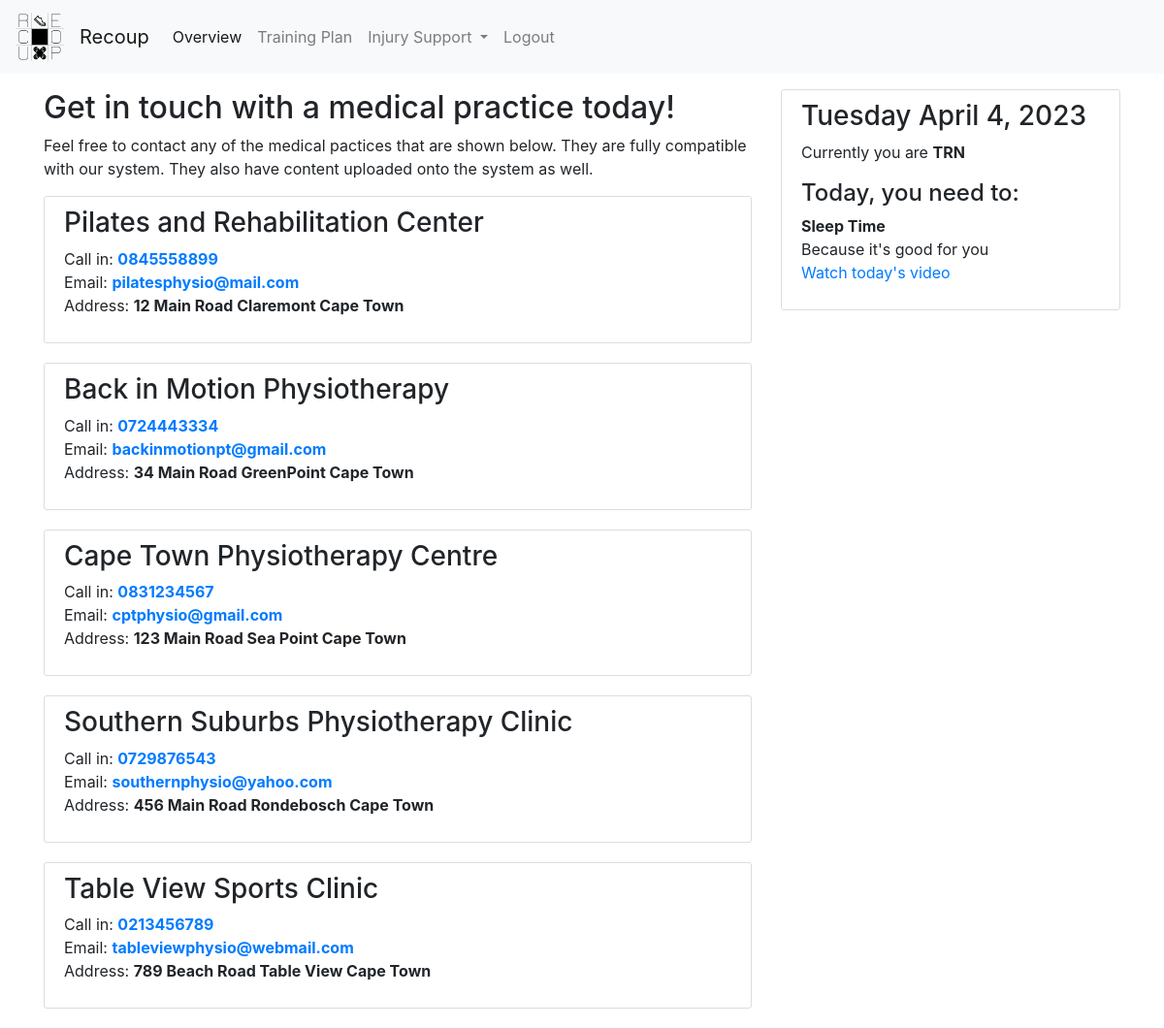
Screenshot of /training/doctor/ (signed in) with the database file from the repository.
### dashboard/models.py (models this page shows, shortened)
class Practice(models.Model):
    practice = models.CharField(max_length=100)
    owner = models.CharField(max_length=50)
    practiceNumber = models.CharField(max_length=10)
    address = models.TextField()
    contact_number = models.CharField(max_length=10)
    contact_email = models.EmailField()

class plan(models.Model):
    Monday_Title =   models.CharField(max_length=20, null=True)
    Monday_Description = models.TextField(null=True)
    Tuesday_Title =   models.CharField(max_length=20, null=True)
    Tuesday_Description = models.TextField(null=True)
    Wednesday_Title =   models.CharField(max_length=20, null=True)
    Wednesday_Description = models.TextField(null=True)
    Thursday_Title =   models.CharField(max_length=20, null=True)
    Thursday_Description = models.TextField(null=True)
    Friday_Title =   models.CharField(max_length=20, null=True)
    Friday_Description = models.TextField(null=True)
    Saturday_Title =   models.CharField(max_length=20, null=True)
    Saturday_Description = models.TextField(null=True)
    Sunday_Title =   models.CharField(max_length=20, null=True)
    Sunday_Description = models.TextField(null=True)
    Sunday_Video_url = models.CharField(max_length=60, null=True, default='ScMzIvxBSi4')
    Monday_Video_url = models.CharField(max_length=60, null=True, default='ScMzIvxBSi4')
    Tuesday_Video_url = models.CharField(max_length=60, null=True, default='ScMzIvxBSi4')
    Wednesday_Video_url = models.CharField(max_length=60, null=True, default='ScMzIvxBSi4')
    Thursday_Video_url = models.CharField(max_length=60, null=True, default='ScMzIvxBSi4')
    Friday_Video_url = models.CharField(max_length=60, null=True, default='ScMzIvxBSi4')
    Saturday_Video_url = models.CharField(max_length=60, null=True, default='ScMzIvxBSi4')
    type = models.CharField(max_length=10, choices=[('Recovery','Recovery'), ('Training', 'Training')], default='Training', null=True)

### training/views.py (the view)
# urls.py: path('doctor/', t_v.doctor, name="dr"),
@login_required
def doctor(request):
    user_plan = request.user.athelete.training_plan
    context = {
        'day': datetime.localtime().date,
        'weekday': datetime.localtime().weekday,
        'mode': user_plan.type,
        'mon' : user_plan.Monday_Title,
        'mon_d' : user_plan.Monday_Description,
        'tue' : user_plan.Tuesday_Title,
        'tue_d' : user_plan.Tuesday_Description,
        'wed' : user_plan.Wednesday_Title,
        'wed_d' : user_plan.Wednesday_Description,
        'thu' : user_plan.Thursday_Title,
        'thu_d' : user_plan.Thursday_Description,
        'fri' : user_plan.Friday_Title,
        'fri_d' : user_plan.Friday_Description,
        'sat' : user_plan.Saturday_Title,
        'sat_d' : user_plan.Saturday_Description,
        'sun' : user_plan.Sunday_Title,
        'sun_d' : user_plan.Sunday_Description,
        'sun_v' : user_plan.Sunday_Video_url,
        'mon_v' : user_plan.Monday_Video_url,
        'tue_v' : user_plan.Tuesday_Video_url,
        'wed_v' : user_plan.Wednesday_Video_url,
        'thu_v' : user_plan.Thursday_Video_url,
        'fri_v' : user_plan.Friday_Video_url,
        'sat_v' : user_plan.Saturday_Video_url,
    }
    context['title'] = 'Contact a doctor'
    context['practices'] = Practice.objects.all()
    return render(request, 'training/doctor.html', context)

### training/templates/training/doctor.html
{% extends 'training/base.html' %}
{% block main_section%}
<h2>Get in touch with a medical practice today!</h2>
<p>Feel free to contact any of the medical pactices that are shown below. They are fully compatible with our system. They also have content uploaded onto the system as well.</p>
{% for practice in practices %}
    <div style="background: #ffffff;
    padding: 10px 20px;
    border: 1px solid #dddddd;
    border-radius: 3px;
    margin-bottom: 20px;">
        <h3>{{ practice.practice }}</h3>
        <p>
            Call in: <a href="tel:{{practice.contact_number}}"><strong>{{ practice.contact_number }} </strong></a><br>
            Email: <a href="mailto:{{ practice.contact_email }}"><strong>{{ practice.contact_email }}</strong></a> <br>
            Address: <strong>{{ practice.address }}</strong>
        </p>
    </div>
{% endfor %}
{% endblock main_section%}
{% block side %}
<div style="background: #ffffff;
padding: 10px 20px;
border: 1px solid #dddddd;
border-radius: 3px;
margin-bottom: 20px;">
    <h3>{{ day|date:"l" }} {{day}}</h3>
    <div>
        <p>Currently you are <strong>{{ mode }}</strong></p>
        <div class="today">
            <h4>Today, you need to:</h4>
            {% if weekday == 4 %}
            <dl>
                <dt>{{ fri }}</dt>
                <dd>{{ fri_d }} <br>
                    <a href="{% url 'clip' fri_v %}">Watch today's video</a>
                </dd>
            </dl>
            {% elif weekday == 5 %}
            <dl>
                <dt>{{ sat }}</dt>
                <dd>{{ sat_d }}<br> <a href="{% url 'clip' sat_v %}">Watch today's video</a></dd>
            </dl>
            {% elif weekday == 6 %}
            <dl>
                <dt>{{ sun }}</dt>
                <dd>{{ sun_d }}<br> <a href="{% url 'clip' sun_v %}">Watch today's video</a></dd>
            </dl>
            {% elif weekday == 0 %}
            <dl>
                <dt>{{ mon }}</dt>
                <dd>{{ mon_d }}<br> <a href="{% url 'clip' mon_v %}">Watch today's video</a></dd>
            </dl>
            {% elif weekday == 1 %}
            <dl>
                <dt>{{ tue }}</dt>
                <dd>{{ tue_d }}<br> <a href="{% url 'clip' tue_v %}">Watch today's video</a></dd>
            </dl>
            {% elif weekday == 2 %}
            <dl>
                <dt>{{ wed }}</dt>
                <dd>{{ wed_d }}<br> <a href="{% url 'clip' wed_v %}">Watch today's video</a></dd>
            </dl>
            {% elif weekday == 3 %}
            <dl>
                <dt>{{ thu }}</dt>
                <dd>{{ thu_d }}<br> <a href="{% url 'clip' thu_v %}">Watch today's video</a></dd>
            </dl>
            {% endif %}
        </div>
    </div>
</div>
{% endblock side %}

### rows the page displays
Practice: practice "Pilates and Rehabilitation Center", contact_number "0845558899", contact_email "pilatesphysio@mail.com", address "12 Main Road Claremont Cape Town"
Practice: practice "Back in Motion Physiotherapy", contact_number "0724443334", contact_email "backinmotionpt@gmail.com", address "34 Main Road GreenPoint Cape Town"
Practice: practice "Cape Town Physiotherapy Centre", contact_number "0831234567", contact_email "cptphysio@gmail.com", address "123 Main Road Sea Point Cape Town"
Practice: practice "Southern Suburbs Physiotherapy Clinic", contact_number "0729876543", contact_email "southernphysio@yahoo.com", address "456 Main Road Rondebosch Cape Town"
Practice: practice "Table View Sports Clinic", contact_number "0213456789", contact_email "tableviewphysio@webmail.com", address "789 Beach Road Table View Cape Town"
plan: type "TRN", Tuesday_Title "Sleep Time", Tuesday_Description "Because it's good for you"

### other values shown
{{ day|date:"l" }} "Tuesday"
{{ day }} "April 4, 2023"
